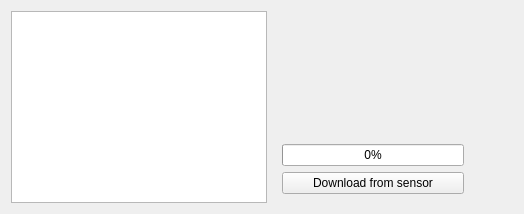
      <widget class="QWidget" name="tab_2">
       <attribute name="icon">
        <iconset resource="single.qrc">
         <normaloff>:/images/Warning-icon.png</normaloff>:/images/Warning-icon.png</iconset>
       </attribute>
       <attribute name="title">
        <string>Alarm list</string>
       </attribute>
       <layout class="QGridLayout" name="gridLayout_2">
        <item row="0" column="1">
         <widget class="QWidget" name="widget_2" native="true">
          <property name="minimumSize">
           <size>
            <width>200</width>
            <height>0</height>
           </size>
          </property>
          <layout class="QVBoxLayout" name="verticalLayout_4">
           <item>
            <widget class="QLabel" name="label_31">
             <property name="text">
              <string/>
             </property>
            </widget>
           </item>
           <item>
            <widget class="QProgressBar" name="progressBar">
             <property name="value">
              <number>0</number>
             </property>
            </widget>
           </item>
           <item>
            <widget class="QPushButton" name="pushButton_4">
             <property name="text">
              <string>Download from sensor</string>
             </property>
            </widget>
           </item>
          </layout>
         </widget>
        </item>
        <item row="0" column="0">
         <widget class="QListWidget" name="alarm_lst"/>
        </item>
        <item row="0" column="2">
         <spacer name="horizontalSpacer_5">
          <property name="orientation">
           <enum>Qt::Horizontal</enum>
          </property>
          <property name="sizeHint" stdset="0">
           <size>
            <width>40</width>
            <height>20</height>
           </size>
          </property>
         </spacer>
        </item>
       </layout>
      </widget>
